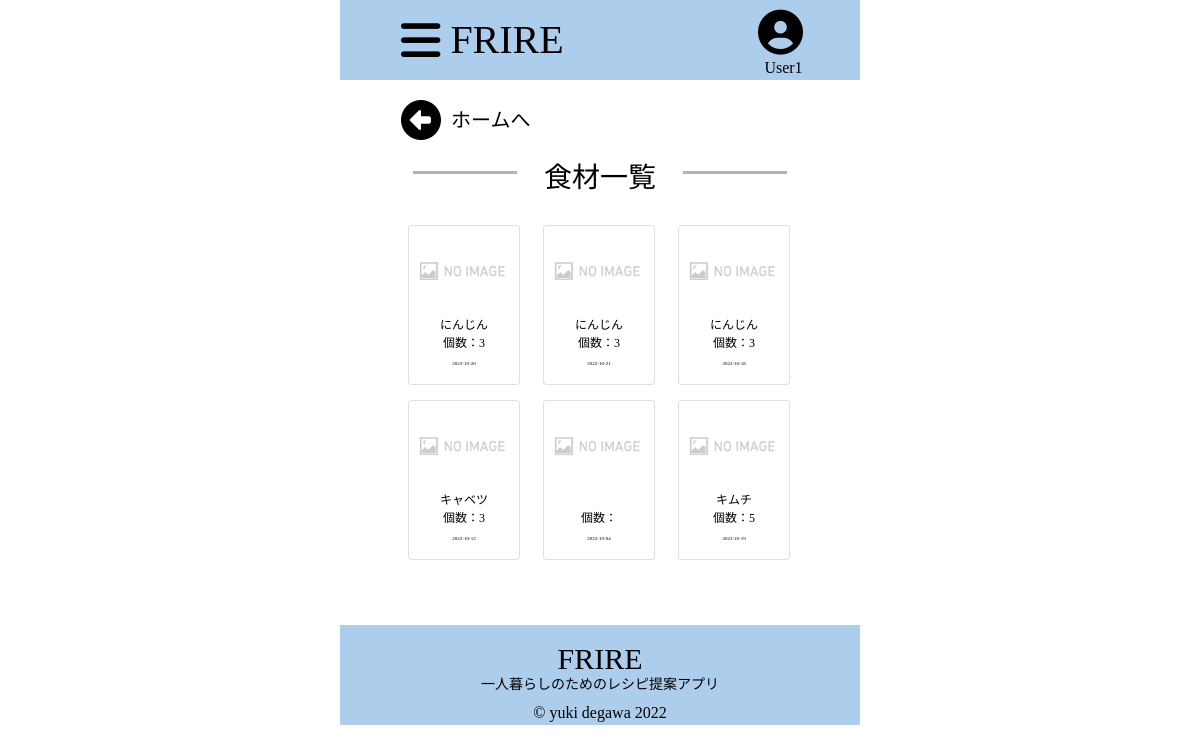
/fridgeItem, run on an earlier commit of the app's database.
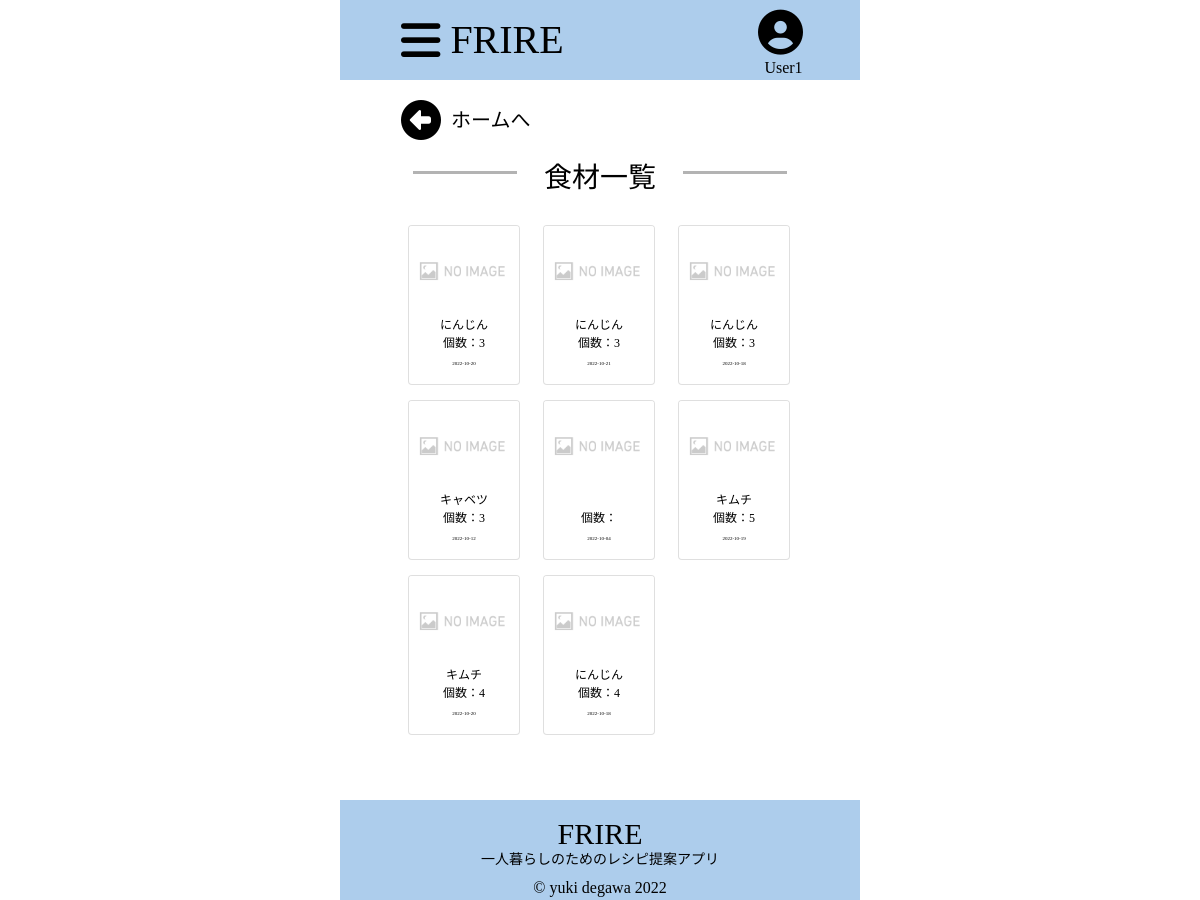
And on a later commit of the database.
### app.py (models this page shows)
class FridgeItem(db.Model):
  id = db.Column(db.Integer, primary_key=True, autoincrement=True)
  itemName = db.Column(db.String(30), nullable=False)
  itemNum = db.Column(db.Integer, nullable=False)
  itemCost = db.Column(db.Integer)
  expiryDate = db.Column(db.DateTime, nullable=False)

### app.py (the view, shortened to what this page needs)
@app.route('/fridgeItem', methods=['GET','POST'])
def fridgeItem():
  if request.method == 'GET':
    posts = FridgeItem.query.all()
    return render_template('fridgeItem.html', posts=posts)

### templates/fridgeItem.html
{% extends 'base.html' %}
{% block head %}
<link rel="stylesheet" href="static/css/fridgeItem.css">
{% endblock %}
{% block body %}
<h2 class="page-menu-title">食材一覧</h2>
<div class="cards">
  {% for post in posts %}
  <div class="card" style="width: 7rem; height: 10rem;">
    <img src="static/imgs/Noimg.png" class="card-img-top" alt="">
    <div class="card-body">
      <p class="card-text text-center" style="font-size: 12px;">{{ post.itemName }}<br>個数：{{ post.itemNum }}<br><span style="font-size: 5px;">{{ post.expiryDate.date() }}</span></p>
    </div>
  </div>
  {% endfor %}
</div>
{% endblock %}

### templates/base.html (shortened to what this page needs)
<!DOCTYPE html>
<html lang="ja">
<head>
  <link rel="stylesheet" href="static/css/reset.css">
  <link rel="stylesheet" href="{{ url_for('static', filename='css/bootstrap.min.css')}}">
  <link rel="stylesheet" href="static/css/style.css">
  {% block head %}{% endblock%}
</head>
<body>
  <header>
    <div class="header">
      <div class="wrapper">
        <div class="nav-left">
          <i class="fa-solid fa-bars"></i>
          <h1 class="page-title"><span>FRIRE</span></h1>
        </div>
        <div class="nav-right">
          <a href=""><i class="fa-solid fa-circle-user"></i></a>
          <p>User1</p>
        </div>
      </div>
    </div>
  </header>
  <nav class="wrapper">
    <a href="/"><i class="fa-solid fa-circle-left"></i></a>
    <p>ホームへ</p>
  </nav>
  {% block body %}{% endblock%}
  <footer>
    <div class="wrapper">
      <h1 class="page-title"><span>FRIRE</span><br>一人暮らしのためのレシピ提案アプリ</h1>
      <p class="copyright">© yuki degawa 2022</p>
    </div>
  </footer>
</body>
</html>

### static/css/style.css (style rules this page uses)
html { font-size: 100%; }
body { color: black; width: 520px; margin: 0 auto; font-family: "Hiragino Kaku Gothic ProN"; }
a { text-decoration: none; color: black; }
.wrapper { max-width: 450px; padding: 0 16px; margin: 0 auto; }
header { width: 100%; height: 100px; }
.header { background-color: #adcdec; width: 520px; height: 80px; position: fixed; z-index: 100; }
header .wrapper { display: flex; justify-content: space-between; position: fixed; z-index: 100; top: 0; left: 0; right: 0; }
header .nav-left { display: flex; }
header .nav-right p { margin: 0; text-align: center; }
.page-title { font-size: 18px; color: black; text-align: center; padding: 16px 0; }
.page-title span { font-size: 40px; }
.fa-circle-user { font-size: 45px; margin: 10px 6px 0 0; }
.fa-bars { font-size: 45px; margin: 18px 10px 18px 10px; }
nav { display: flex; }
nav.wrapper { margin-bottom: 10px; }
.fa-circle-left { font-size: 40px; margin-left: 10px; }
nav p { font-size: 20px; margin-left: 10px; padding-top: 5px; }
.page-menu-title { position: relative; font-size: 28px; text-align: center; margin-bottom: 30px; }
.page-menu-title::before, .page-menu-title::after { position: absolute; content: ""; border-top: 3px solid rgb(179, 179, 179); width: calc(100% * 0.2); }
.page-menu-title::before { top: 10px; left: calc(100% * 0.14) }
.page-menu-title::after { top: 10px; right: calc(100% * 0.14) }
footer { background-color: #adcdec; width: 100%; height: 100px; }
footer .page-title { font-size: 14px; padding: 16px 0 0 0; }
footer .page-title span { font-size: 30px; }
footer .copyright { margin: 0; text-align: center; }

### static/css/fridgeItem.css (style rules this page uses)
.cards { display: flex; justify-content: flex-start; flex-wrap: wrap; max-width: calc(100% * 0.8); padding: 0 16px; margin: 0 auto 50px auto; }
.card { margin-right: 6%; margin-bottom: 15px; }
.card:nth-child(3n) { margin-right: 0; }
.card-img-top { object-fit: cover; width: 110px; height: 90px; }
.card-body { height: 60px; padding-top: 0px; }

What changed in the data, as far as the page shows it:
added FridgeItem: itemName "キムチ", itemNum "4"
added FridgeItem: itemName "にんじん", itemNum "4"
